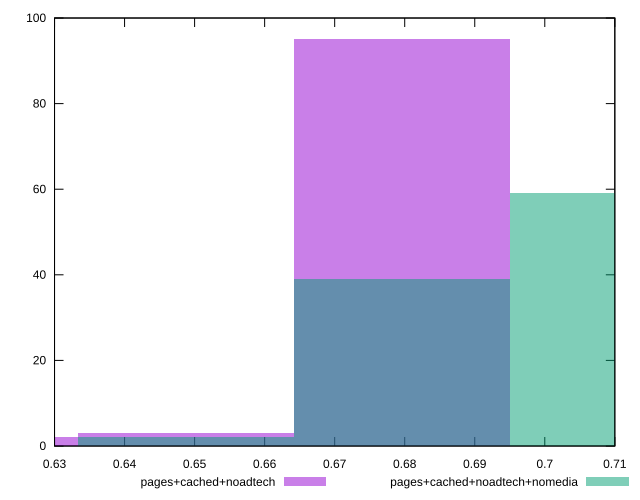

gnuplot code for this plot:
reset

$pagesCachedNoadtech <<EOF
0.6487302295189431 3
0.6796221452103213 95
0.6178383138275648 2
EOF

$pagesCachedNoadtechNomedia <<EOF
0.6796221452103213 39
0.7105140609016996 59
0.6487302295189431 2
EOF

set key outside below
set boxwidth 0.030891915691378242
set xrange [0.63:0.71]
set yrange [0:100]
set trange [0:100]
set style fill transparent solid 0.5 noborder
set terminal svg size 640, 500 enhanced background rgb 'white'
set output "report_00018_2021-02-10T15-25-16.877Z/meta/score/comparison/histogram/2_vs_3.svg"

plot $pagesCachedNoadtech title "pages+cached+noadtech" with boxes, \
     $pagesCachedNoadtechNomedia title "pages+cached+noadtech+nomedia" with boxes

reset
